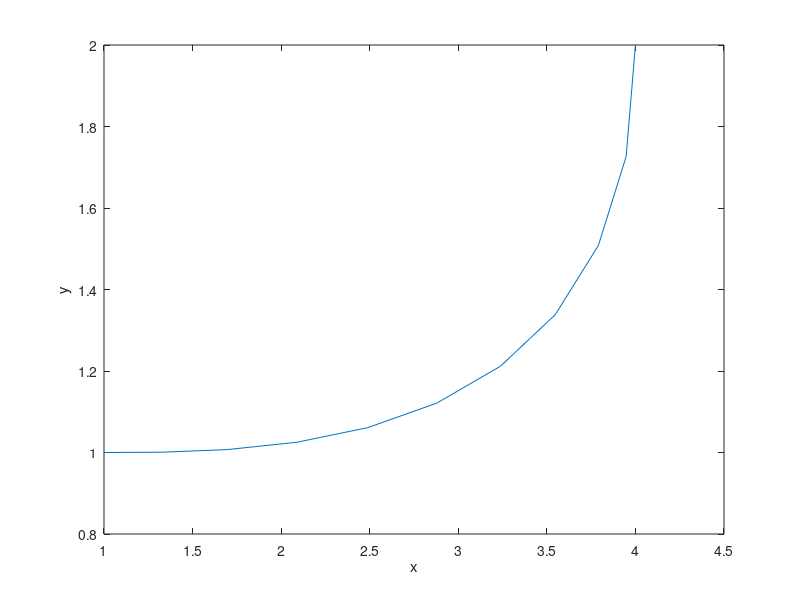

MATLAB code for this plot:
% List4_5 same as fig4_15; See Example 4.7   
% Copyright S. Nakamura, 1995
set(gcf, 'NumberTitle','off','Name', 'Figure 4.15; List4_5')

clear,clf,hold off
z=0.01; a=3; b=3;
s(1) = 0;       x(1) = 1;      y(1) = 1;
s(2) = z;       x(2) = 1+z*a;  y(2) = 1;
s(3) = 1 - z;   x(3) = 4;      y(3) = 2 - z*b;
s(4) = 1;       x(4) = 4;      y(4) = 2;
c=polyfit(s,x,length(s)-1);
d=polyfit(s,y,length(s)-1);
ss=0:0.1:1;
xp = polyval(c,ss);
yp = polyval(d,ss);
plot(xp,yp)
ylabel('y')
xlabel('x')
